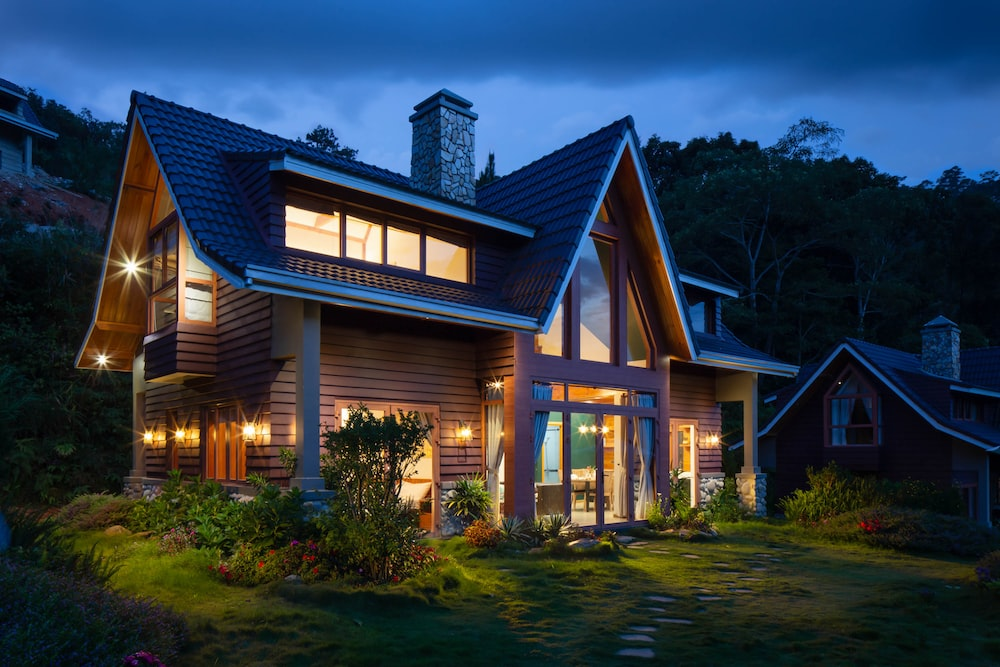
#> input picture home.jpg, 1000 x 667 px
$ python feature_detector.py
#> lines starting #> are read from the running program, lines starting #| are printed output that depends on the picture; after the words box and inside, x2 and y2 are one past the last pixel; in counts of white or black regions, pixels touching at a corner belong together
import cv2 as cv
import numpy as np
import matplotlib.pyplot as plt


def sift_detector_demo():
    """
    https://docs.opencv.org/3.4/da/df5/tutorial_py_sift_intro.html
    :return:
    """
    img = cv.imread('home.jpg')
#> img is the input picture: shape (667, 1000, 3); mean B, G, R 71.4, 58.2, 44.7
    gray = cv.cvtColor(img, cv.COLOR_BGR2GRAY)
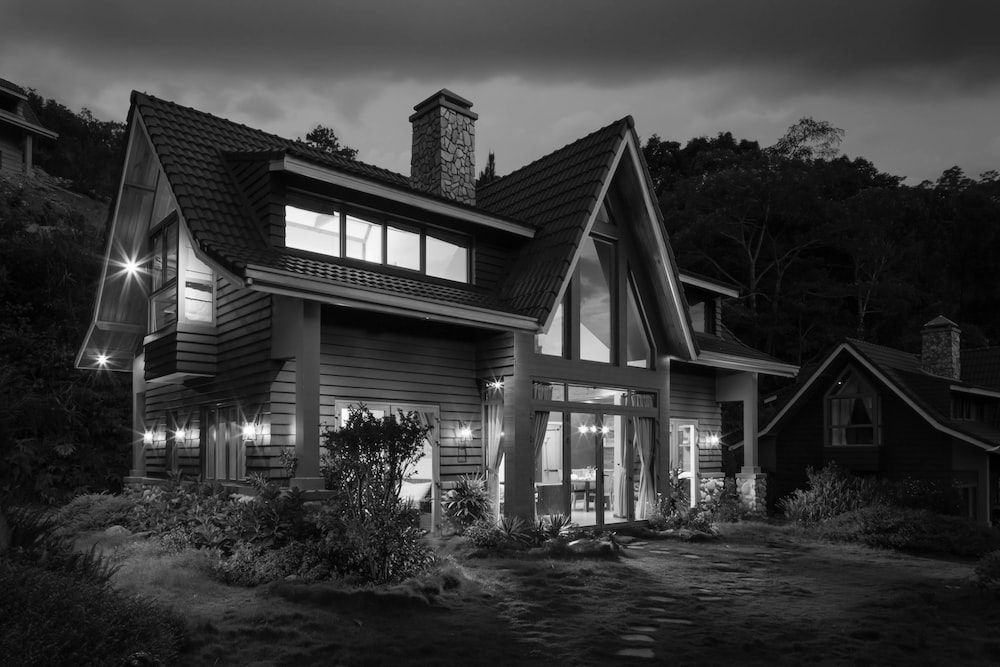
#> gray: shape (667, 1000); min 0, max 255, mean 55.7
    sift = cv.SIFT_create()
    kp = sift.detect(gray, None)
#> kp = 2512 keypoints; strongest (x, y, size): (366, 511, 1.8), (307, 230, 30.8), (348, 479, 2.1), (102, 360, 7.8)
    img = cv.drawKeypoints(img, kp, img,flags=cv.DRAW_MATCHES_FLAGS_DRAW_RICH_KEYPOINTS)
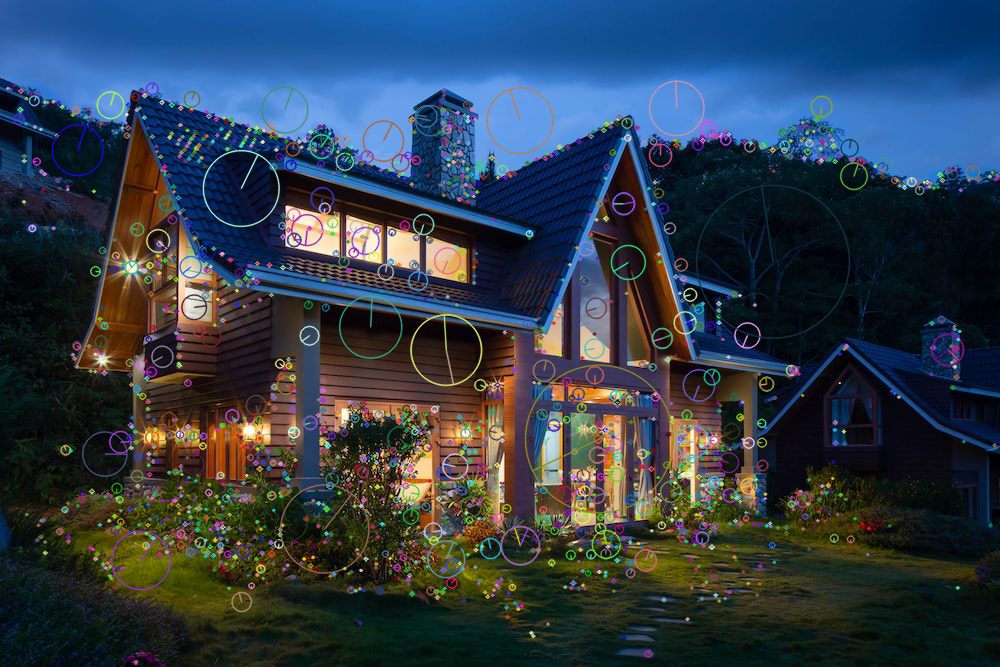
#> img: shape (667, 1000, 3); 11.72% of pixels changed, all inside (x1, y1, x2, y2) = (5, 80, 1000, 665)

    cv.imshow('sift_keypoints', img)
    cv.waitKey(0)
    cv.destroyAllWindows()

# [227 lines left out: functions harris_detector_demo, harris_subpixel_demo, hog_detector_demo_opencv, hog_detector_demo_sklearn, hog_visualization, hog_human_detection and 1 more, not called in this run]
def main():
    sift_detector_demo()
    # [6 lines of commented-out code are left out]
main()
